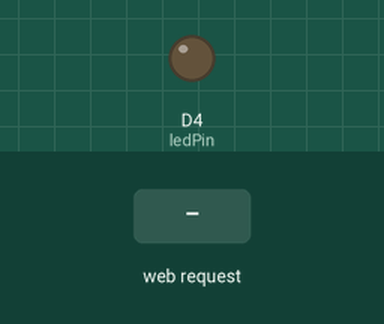
A sketch run on a simulated ESP8266 (Wemos D1 mini). On the bench: output pins drawn as LEDs (lit = HIGH). Inputs (shaded band) come from the test bench. WiFi joins after 1.5 s; servers stay silent unless stated; what the sketch prints to the serial monitor is not drawn.

Above: at 2.7 s.
2.8 s: HTTP request GET /LED=ON received
At 3.4 s:
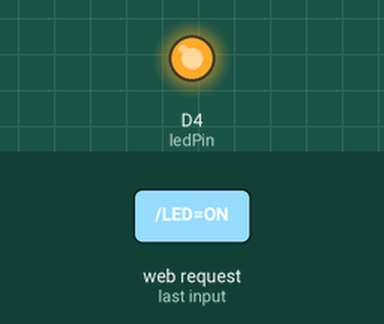
4.3 s: HTTP request GET /LED=OFF received
At 5.7 s:
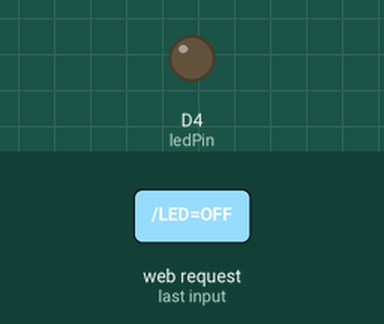
Timing chart, 0 to 7.3 s (numbered marks = the images above; inputs shaded):
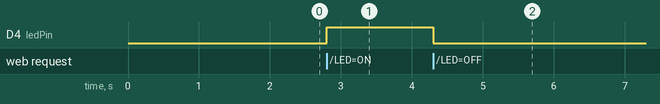

Measured:
- after the input at 2.8 s, D4 (ledPin): LOW → HIGH at once
- after the input at 4.3 s, D4 (ledPin): HIGH → LOW at once

The sketch:

Caudalimetro_wifi.ino
```cpp
#include <ESP8266WiFi.h>
#include <ESP8266mDNS.h>
#include <WiFiUdp.h>
/*Proceso
 * Nano resetea
 * presionar boton abrir valvula(lee internamente dato)
 * Nano espera por X de cerrar
 *Nano envia serial de info
 *wemos recibe y espera por cerradura de valvula para presentar datos
 *nano resetea wemos despues de recibir Q cinco segundos despues


 */
const char* ssid = "INTERNET CNT";             //!!!!!!!!!!!!!!!!!!!!! modify this
const char* password = "cualeslaclave";                //!!!!!!!!!!!!!!!!!!!!!modify this

int ledPin = D4;          //connect led pin to d4 and ground
WiFiServer server(80);

int incomingByte = 0;
String chaine = "";
char fromSerial;

void setup() {
  Serial.begin(115200);
  //Serial.begin(9600);
  delay(10);


  pinMode(ledPin, OUTPUT);
  digitalWrite(ledPin, LOW);

  // Connect to WiFi network
  Serial.println();
  Serial.println();
  Serial.print("Connecting to ");
  Serial.println(ssid);

  WiFi.mode(WIFI_STA);
  WiFi.begin(ssid, password);

  while (WiFi.status() != WL_CONNECTED) {
    delay(500);
    Serial.print(".");
  }
  Serial.println("");
  Serial.println("WiFi connected");

  // Start the server
  server.begin();
  Serial.println("Server started");

  // Print the IP address
  Serial.print("Use this URL : ");
  Serial.print("http://");
  Serial.print(WiFi.localIP());
  Serial.println("/");
}


void loop()
{
 if (Serial.available() > 0)
  {
    incomingByte = Serial.read();

    fromSerial = incomingByte;
    if (fromSerial != 10)
    {
      chaine = chaine + fromSerial;
    }
  }


  // Check if a client has connected
  WiFiClient client = server.available();
  if (!client)
  {
    return;
  }

  // Wait until the client sends some data
  //Serial.println("new client");
  while(!client.available()){
    delay(1);
  }

  // Read the first line of the request
  String request = client.readStringUntil('\r');
  //Serial.println(request);
  client.flush();

  // Match the request

  int value = LOW;
  if (request.indexOf("/LED=ON") != -1) {
    digitalWrite(ledPin, HIGH);
    value = HIGH;
  }
  if (request.indexOf("/LED=OFF") != -1){
    digitalWrite(ledPin, LOW);
    value = LOW;
    Serial.print("X");
  }
  if (request.indexOf("/Reset") != -1){
    Serial.print("Q");
  }


  // Return the response
  client.println("HTTP/1.1 200 OK");
  client.println("Content-Type: text/html");
  client.println(""); //  do not forget this one
  client.println("<!DOCTYPE HTML>");
  client.println("<html>");


  client.print("Valvula esta: ");
  if(value == HIGH)
  {
    client.print("On");


  } else
  {
    client.print("Off ");
    client.println("<br>Resultados:");
    client.println("<br>"+String(chaine));
    String chaine = "";
    fromSerial=0;

  }
  client.println("<br><br>");
  client.println("Click <a href=\"/LED=ON\">here</a> Abrir valvula<br>");
  client.println("Click <a href=\"/LED=OFF\">here</a> Cerrar valvula<br>");
  client.println("Click <a href=\"/Reset\">here</a> Reset <br>");
  client.println("<br><br>");
  client.println("</html>");


  delay(1);
  //Serial.println("Client disconnected");
  Serial.println("");

}
```
